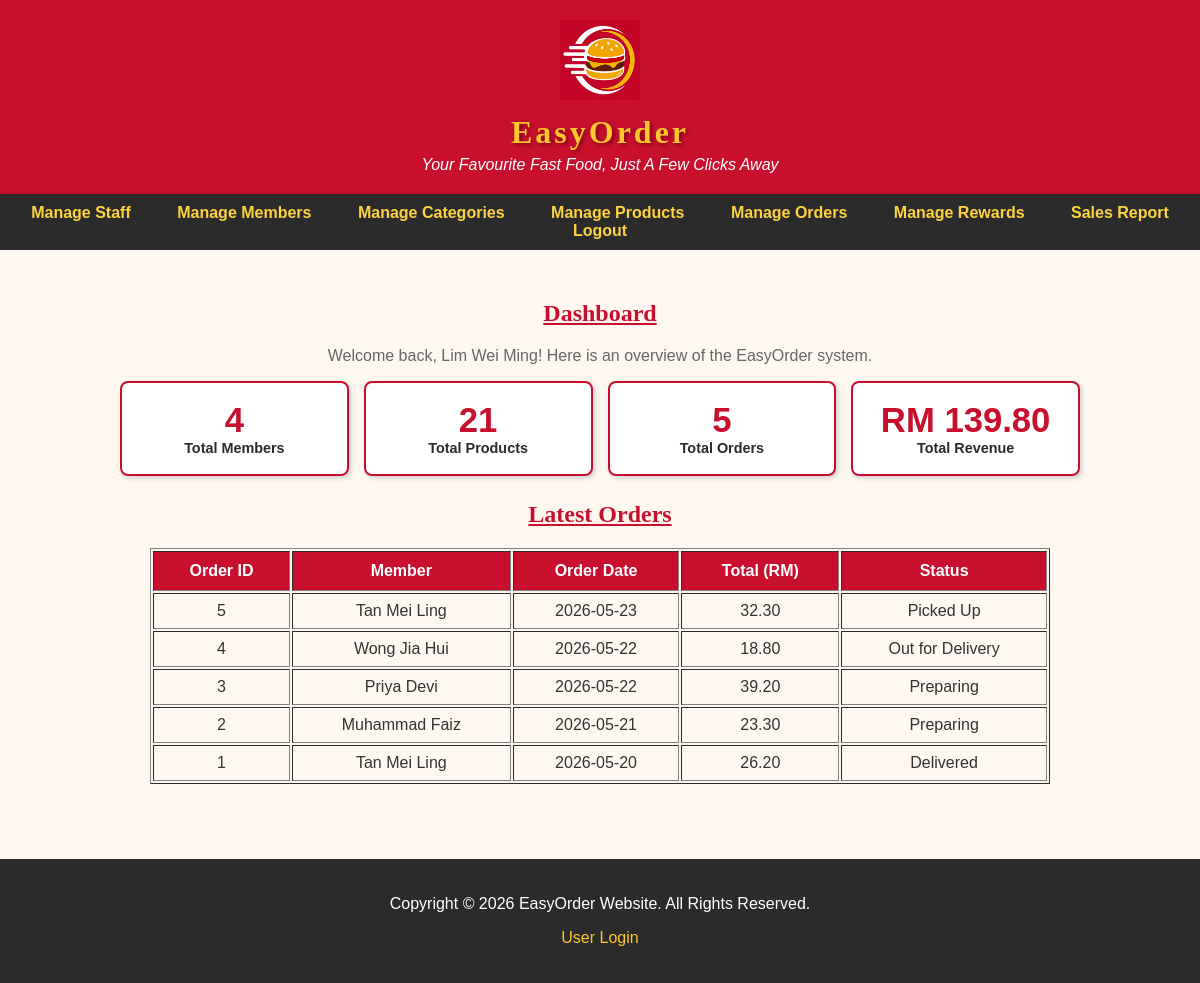
/admin_dashboard.php (signed in), run on an earlier commit of the app's database.
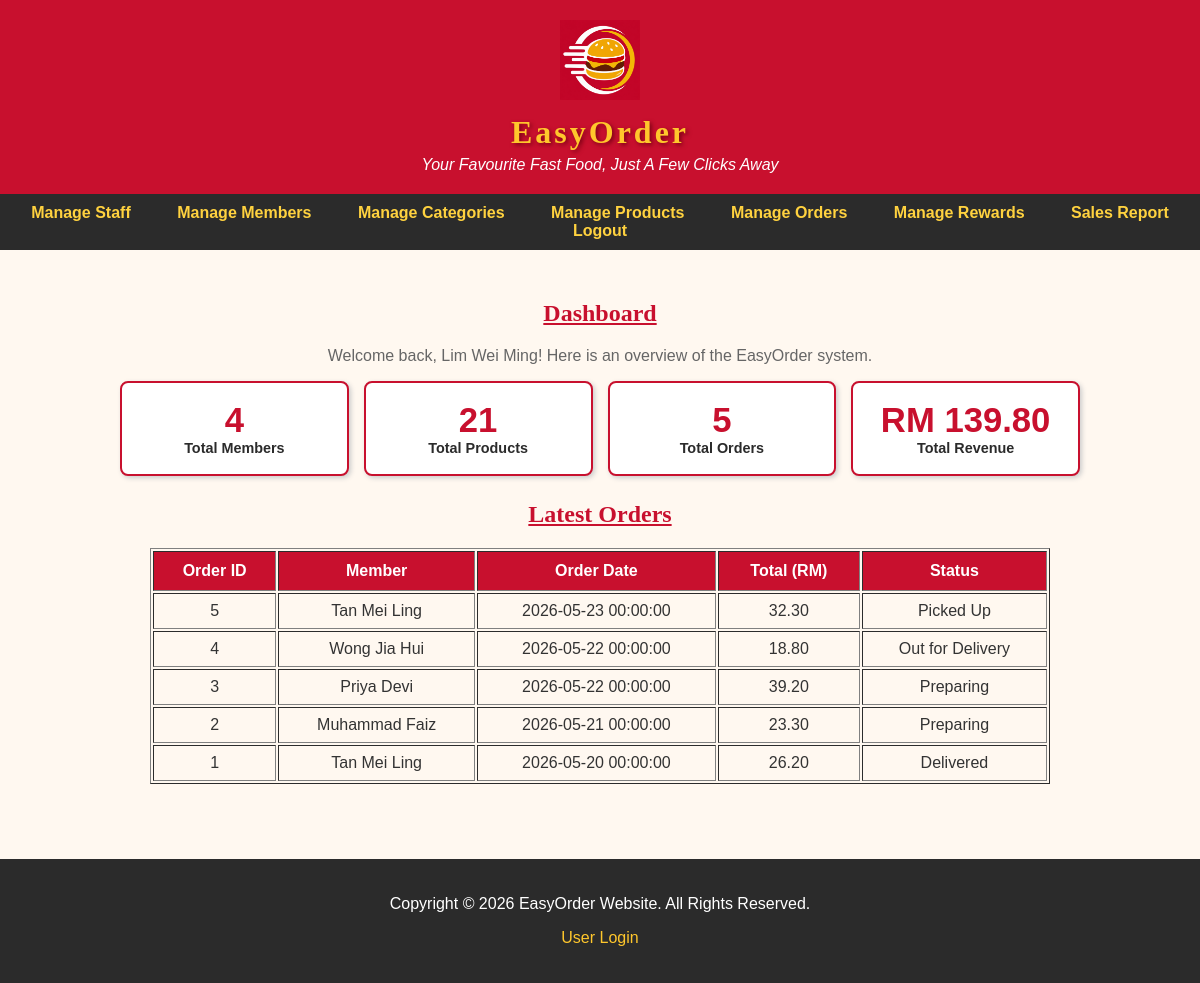
And on a later commit of the database.
### tables this page shows
CREATE TABLE `orders` (
  `order_id` int(11) NOT NULL,
  `order_member` int(11) NOT NULL,
  `order_date` datetime NOT NULL,
  `order_total` decimal(7,2) NOT NULL,
  `order_payment` varchar(20) NOT NULL,
  `order_payment_status` varchar(20) NOT NULL DEFAULT 'Pending',
  `order_delivery` varchar(5) NOT NULL,
  `order_address` varchar(255) NOT NULL,
  `order_status` varchar(20) NOT NULL,
  `order_isDelete` int(1) NOT NULL DEFAULT 0
);

CREATE TABLE `member` (
  `member_id` int(11) NOT NULL,
  `member_name` varchar(100) NOT NULL,
  `member_email` varchar(100) NOT NULL,
  `member_password` varchar(255) NOT NULL,
  `member_phone` varchar(15) NOT NULL,
  `member_gender` varchar(10) NOT NULL,
  `member_dob` date NOT NULL,
  `member_address` varchar(140) NOT NULL DEFAULT '',
  `member_state` varchar(30) NOT NULL,
  `member_city` varchar(50) NOT NULL,
  `member_postcode` char(5) NOT NULL,
  `member_points` int(6) NOT NULL DEFAULT 0,
  `member_joindate` date NOT NULL,
  `member_isDelete` int(1) NOT NULL DEFAULT 0
);

### admin_dashboard.php (the view, shortened to what this page needs)
<?php
include("dataconnection.php");
?>
<!DOCTYPE html>
<html>
<head>
<link rel="stylesheet" href="style.css">
<link rel="stylesheet" href="admin_style.css">
</head>
<body>
<div id="header">
<img src="image/logo.png" width="80px" height="80px" alt="EasyOrder Logo" title="EasyOrder">
<h1>EasyOrder</h1>
<p>Your Favourite Fast Food, Just A Few Clicks Away</p>
</div>
<div id="admin-navbar">
<a href="admin_staff.php">Manage Staff</a>
<a href="admin_member.php">Manage Members</a>
<a href="admin_category.php">Manage Categories</a>
<a href="admin_product.php">Manage Products</a>
<a href="admin_order.php">Manage Orders</a>
<a href="admin_reward.php">Manage Rewards</a>
<a href="admin_report.php">Sales Report</a>
<a href="logout.php" onclick="return confirm('Are you sure you want to logout?')">Logout</a>
</div>
<div id="main">
<h2 class="section-title">Dashboard</h2>
<p class="intro">Welcome back, <?php echo $_SESSION["admin_name"]; ?>! Here is an overview of the EasyOrder system.</p>
<?php
$result = mysqli_query($connect,"SELECT * FROM member WHERE member_isDelete=0");
$total_members = mysqli_num_rows($result);
$result = mysqli_query($connect,"SELECT * FROM product WHERE product_isDelete=0");
$total_products = mysqli_num_rows($result);
$result = mysqli_query($connect,"SELECT * FROM orders WHERE order_isDelete=0");
$total_orders = mysqli_num_rows($result);
$result = mysqli_query($connect,"SELECT * FROM orders WHERE order_isDelete=0 AND order_status!='Cancelled'");
$total_revenue = 0;
while($row = mysqli_fetch_assoc($result))
{
	$total_revenue = $total_revenue + $row["order_total"];
}
?>
<div class="stat-row">
<div class="stat-card">
<div class="stat-number"><?php echo $total_members; ?></div>
<div class="stat-label">Total Members</div>
</div>
<div class="stat-card">
<div class="stat-number"><?php echo $total_products; ?></div>
<div class="stat-label">Total Products</div>
</div>
<div class="stat-card">
<div class="stat-number"><?php echo $total_orders; ?></div>
<div class="stat-label">Total Orders</div>
</div>
<div class="stat-card">
<div class="stat-number">RM <?php echo number_format($total_revenue,2); ?></div>
<div class="stat-label">Total Revenue</div>
</div>
</div>
<h2 class="section-title">Latest Orders</h2>
<table class="manage-table" border="1">
<tr>
<th>Order ID</th>
<th>Member</th>
<th>Order Date</th>
<th>Total (RM)</th>
<th>Status</th>
</tr>
<?php
$result = mysqli_query($connect,"SELECT * FROM orders,member WHERE order_member=member_id AND order_isDelete=0 ORDER BY order_id DESC");
while($row = mysqli_fetch_assoc($result))
{
?>
<tr>
<td><?php echo $row['order_id']; ?></td>
<td><?php echo $row['member_name']; ?></td>
<td><?php echo $row['order_date']; ?></td>
<td><?php echo number_format($row['order_total'],2); ?></td>
<td><?php echo $row['order_status']; ?></td>
</tr>
<?php
}
?>
</table>
</div>
<footer>
<p>Copyright &copy; 2026 EasyOrder Website. All Rights Reserved.</p>
<p><a href="login.php">User Login</a></p>
</footer>
</body>
</html>

### style.css (style rules this page uses)
* { font-family:Arial; }
body { background-color:#FFF8F0; color:#333333; margin:0px; }
#header { background-color:#C8102E; color:#FFFFFF; text-align:center; padding:20px 10px 20px 10px; }
#header h1 { color:#FFC72C; font-family:"Arial Black"; letter-spacing:3px; text-shadow:2px 2px 4px #7A0014; margin:10px 0px 5px 0px; }
#header p { color:#FFFFFF; font-style:italic; margin:0px; }
#main { width:960px; margin:auto; padding:10px 0px 20px 0px; }
.section-title { color:#C8102E; text-align:center; font-family:"Arial Narrow"; text-decoration:underline; }
th { background-color:#C8102E; color:#FFFFFF; padding:10px; }
td { padding:8px; }
footer { background-color:#2B2B2B; color:#FFFFFF; text-align:center; padding:20px 10px 20px 10px; margin-top:30px; }
footer a { color:#FFC72C; text-decoration:none; }
.intro { text-align:center; color:#666666; }

### admin_style.css (style rules this page uses)
#admin-navbar { background-color:#2B2B2B; text-align:center; padding:10px; margin-bottom:20px; }
#admin-navbar a { color:#FFD23F; font-weight:bold; font-family:Arial; text-decoration:none; padding:12px 18px 12px 18px; margin:0px 3px 0px 3px; }
.manage-table { width:900px; margin:auto; margin-bottom:25px; }
.manage-table th { background-color:#C8102E; color:#FFFFFF; padding:10px; }
.manage-table td { padding:8px; text-align:center; }

### admin_dashboard.php (style rules this page uses)
.stat-row { display:flex; gap:15px; flex-wrap:wrap; margin-bottom:25px; }
.stat-card { flex:1; min-width:180px; background-color:#FFFFFF; border:2px solid #C8102E; border-radius:8px; box-shadow:2px 2px 5px #CCCCCC; padding:18px; text-align:center; }
.stat-card .stat-number { font-size:26pt; font-weight:bold; color:#C8102E; }
.stat-card .stat-label { font-size:0.9em; color:#2B2B2B; font-weight:bold; }

What changed in the data, as far as the page shows it:
changed orders "Picked Up": order_date "2026-05-23" → "2026-05-23 00:00:00"
changed orders "Out for Delivery": order_date "2026-05-22" → "2026-05-22 00:00:00"
changed orders "Priya Devi": order_date "2026-05-22" → "2026-05-22 00:00:00"
changed orders "Muhammad Faiz": order_date "2026-05-21" → "2026-05-21 00:00:00"
changed orders "Delivered": order_date "2026-05-20" → "2026-05-20 00:00:00"
